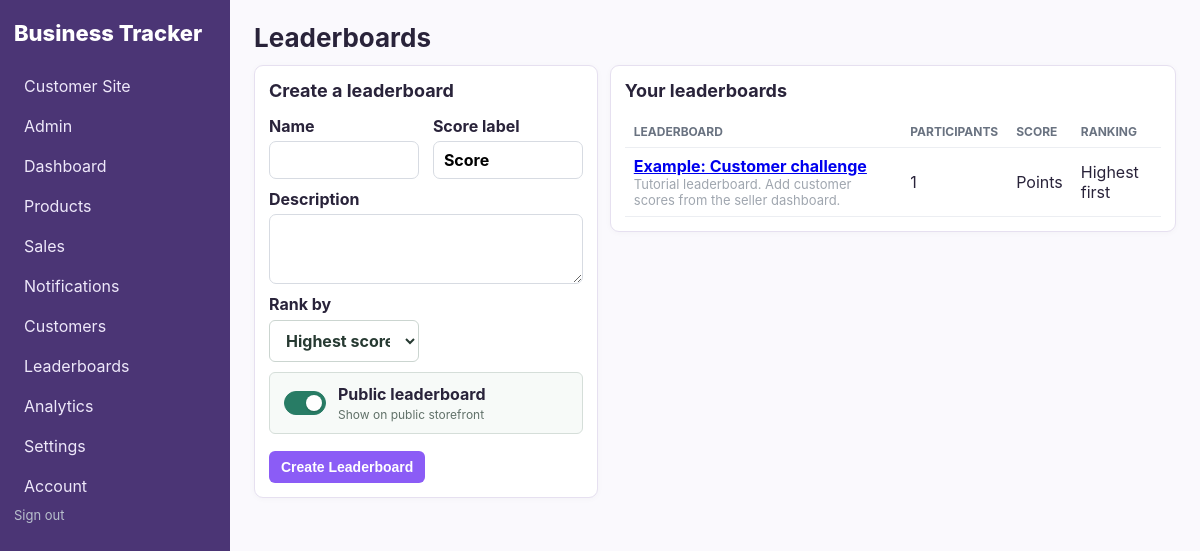
The app's page /leaderboards (signed in) with its own data.
### models.py (models this page shows)
class Leaderboard(db.Model):
    id = db.Column(db.Integer, primary_key=True)
    owner_id = db.Column(db.Integer, db.ForeignKey('creator_account.id'), nullable=False)
    name = db.Column(db.String(160), nullable=False)
    description = db.Column(db.Text)
    score_label = db.Column(db.String(80), nullable=False, default='Score')
    sort_order = db.Column(db.String(4), nullable=False, default='desc')
    is_public = db.Column(db.Boolean, nullable=False, default=True)
    created_at = db.Column(db.DateTime, default=datetime.utcnow)
    version_id = db.Column(db.Integer, nullable=False, default=1)
    __table_args__ = (
        db.Index('ix_leaderboard_owner_name', 'owner_id', 'name'),
        db.Index('ix_leaderboard_public', 'is_public', 'owner_id'),
    )
    __mapper_args__ = {'version_id_col': version_id}
    entries = db.relationship('LeaderboardEntry', back_populates='leaderboard', cascade='all, delete-orphan', lazy=True)

### app.py (the view)
@app.route('/leaderboards')
def leaderboards():
    boards_query = db.session.query(Leaderboard, func.count(LeaderboardEntry.id).label('entry_count')).outerjoin(
        LeaderboardEntry, Leaderboard.id == LeaderboardEntry.leaderboard_id
    ).filter(Leaderboard.owner_id == g.creator.id).group_by(Leaderboard.id).order_by(Leaderboard.name)
    pagination = boards_query.paginate(
        page=max(request.args.get('page', 1, type=int), 1), per_page=50, error_out=False
    )
    return render_template(
        'leaderboards/list.html', leaderboards=pagination.items, pagination=pagination,
        previous_url=url_for('leaderboards', page=pagination.prev_num) if pagination.has_prev else None,
        next_url=url_for('leaderboards', page=pagination.next_num) if pagination.has_next else None,
    )

### app.py (called while the page is built, shortened)
@event.listens_for(Session, 'do_orm_execute')
def scope_creator_queries(execute_state):
    if not execute_state.is_select or not execute_state.is_orm_statement or not has_request_context():
        return
    creator_id = getattr(g, 'creator_id', None)
    if getattr(g, 'is_admin', False):
        return
    if not creator_id or request.endpoint in PUBLIC_ENDPOINTS:
        return
    execute_state.statement = execute_state.statement.options(*(
        with_loader_criteria(model, lambda entity: entity.owner_id == creator_id, include_aliases=True)
        for model in TENANT_MODELS
    ))

@app.before_request
def require_creator():
    creator_id = session.get('creator_id')
    creator = db.session.get(CreatorAccount, creator_id) if creator_id else None
    if creator is None or not creator.is_approved:
        session.clear()
        return redirect(url_for('login', next=request.full_path))
    g.creator = creator
    g.creator_id = creator.id
    g.is_admin = creator.is_admin
    if request.endpoint and request.endpoint.startswith('admin_') and not creator.is_admin:
        abort(403)
    if not creator.is_admin and not creator.subscription_exempt and creator.stripe_subscription_status not in ACTIVE_SUBSCRIPTION_STATUSES:
        if request.endpoint not in BILLING_ACCESS_ENDPOINTS:
            return redirect(url_for('seller_billing'))

@app.context_processor
def helpers():
    creator = getattr(g, 'creator', None)
    unread_notifications = []
    if creator and creator.banner_notifications:
        unread_notifications = SellerNotification.query.filter_by(
            owner_id=creator.id, read_at=None
        ).order_by(SellerNotification.created_at.desc()).limit(3).all()
    return {
        'money': lambda x: f'${money(x):,.2f}',
        'current_creator': creator,
        'current_store_customer': getattr(g, 'store_customer', None),
        'unread_notifications': unread_notifications,
    }

### templates/leaderboards/list.html (shortened to what this page needs)
{% extends 'base.html' %}
{% block heading %}Leaderboards{% endblock %}
{% block content %}
<div class="leaderboard-page">
    <section class="panel leaderboard-create">
        <h2>Create a leaderboard</h2>
        <form method="post" action="{{url_for('leaderboard_new')}}" class="form">
            <div class="leaderboard-fields">
                <label>Name<input name="name" maxlength="160" required></label>
                <label>Score label<input name="score_label" maxlength="80" value="Score" required></label>
                <label class="leaderboard-wide">Description<textarea name="description" rows="2"></textarea></label>
                <label class="leaderboard-rank-field">Rank by
                    <select name="sort_order">
                        <option value="desc">Highest score first</option>
                    </select>
                </label>
                <label class="leaderboard-wide leaderboard-visibility">
                    <input type="checkbox" name="is_public" value="1" checked>
                    <span><strong>Public leaderboard</strong><small>Show on public storefront</small></span>
                </label>
            </div>
            <div class="actions"><button class="button">Create Leaderboard</button></div>
        </form>
    </section>
    <section class="panel leaderboard-list-panel">
        <h2>Your leaderboards</h2>
        <div class="table-scroll">
            <table>
                <thead><tr><th>Leaderboard</th><th>Participants</th><th>Score</th><th>Ranking</th><th>Visibility</th></tr></thead>
                <tbody>
                    {% for board, entry_count in leaderboards %}
                    <tr>
                        <td><a href="{{url_for('leaderboard_detail', id=board.id)}}"><strong>{{board.name}}</strong></a>{% if board.description %}<div class="muted">{{board.description}}</div>{% endif %}</td>
                        <td>{{entry_count}}</td>
                        <td>{{board.score_label}}</td>
                        <td>{{'Highest first' if board.sort_order == 'desc' else 'Lowest first'}}</td>
                    </tr>
                    {% else %}
                    <tr><td colspan="5">No leaderboards yet.</td></tr>
                    {% endfor %}
                </tbody>
            </table>
        </div>
    </section>
</div>
{% endblock %}

### static/css/app.css (style rules this page uses)
:root { font-family: Inter, system-ui, -apple-system, Segoe UI, sans-serif; color: #20242b; background: #f5f6f8; }
* { box-sizing: border-box; }
body { margin: 0; display: flex; min-height: 100vh; }
h2 { font-size: 18px; margin-top: 0; }
.cards > div, .panel { background: white; border: 1px solid #e2e5ea; border-radius: 9px; padding: 14px; box-shadow: 0 3px 14px #00000008; }
table { width: 100%; border-collapse: collapse; }
th, td { text-align: left; padding: 8px 9px; border-bottom: 1px solid #eceef2; }
th { font-size: 12px; text-transform: uppercase; color: #697280; }
.button { display: inline-block; border: 0; background: #2e5cff; color: #fff; padding: 8px 12px; border-radius: 6px; text-decoration: none; cursor: pointer; font-weight: 700; }
.muted { color: #7b8490; font-size: 13px; }
.form { display: grid; gap: 11px; }
.form label { display: grid; gap: 5px; font-weight: 700; }
.form input, .form select, .form textarea, .inline input { padding: 8px 10px; border: 1px solid #d7dbe2; border-radius: 7px; font: inherit; }
.form textarea { min-height: 70px; }
.actions { margin-top: 7px; }
.muted { opacity: 0.72; }
.cards > div, .panel { box-shadow: 0 1px 6px #00000008; }
.form { gap: 10px; }
.button { font-size: 14px; }
:root { --purple: #8b5cf6; --purple-dark: #6d3fd6; --purple-soft: #f1ebff; --border: #e6e0f0; }
body { background: #faf9fd; color: #29233a; }
.button { background: var(--purple); }
.cards > div, .panel { border-color: var(--border); }
.table-scroll { overflow-x: auto; -webkit-overflow-scrolling: touch; }
.table-scroll table { min-width: 620px; }
.leaderboard-page { display: grid; grid-template-columns: minmax(250px, 0.85fr) minmax(0, 1.4fr); align-items: start; gap: 12px; }
.leaderboard-create { margin-bottom: 0; }
.leaderboard-list-panel { min-width: 0; }
.leaderboard-fields { display: grid; grid-template-columns: repeat(2, minmax(0, 1fr)); gap: 10px 14px; }
.leaderboard-fields > label { min-width: 0; }
.leaderboard-fields > .leaderboard-rank-field { display: grid; align-content: start; gap: 6px; }
.leaderboard-rank-field select { min-height: 42px; padding: 8px 12px; border: 1px solid #cbd5d0; border-radius: 6px; background: #fff; color: #273a32; font: inherit; }
.leaderboard-fields input, .leaderboard-fields select, .leaderboard-fields textarea { width: 100%; max-width: 100%; min-width: 0; }
.leaderboard-wide { grid-column: 1 / -1; }
.leaderboard-fields > label.leaderboard-visibility { display: flex; align-items: center; gap: 12px; min-height: 62px; padding: 10px 14px; border: 1px solid #d5ded9; border-radius: 6px; background: #f7faf8; cursor: pointer; }
.leaderboard-fields > .leaderboard-visibility input[type="checkbox"] { position: relative; flex: 0 0 42px; width: 42px !important; min-width: 42px; height: 24px; margin: 0; padding: 0; appearance: none; border: 1px solid #82918a; border-radius: 999px; background: #dce3df; cursor: pointer; transition: background-color 140ms ease, border-color 140ms ease; }
.leaderboard-fields > .leaderboard-visibility input[type="checkbox"]::before { position: absolute; top: 3px; left: 3px; width: 16px; height: 16px; border-radius: 50%; background: #fff; box-shadow: 0 1px 2px rgb(20 40 30 / 25%); content: ""; transition: transform 140ms ease; }
.leaderboard-fields > .leaderboard-visibility input[type="checkbox"]:checked { border-color: #287c65; background: #287c65; }
.leaderboard-fields > .leaderboard-visibility input[type="checkbox"]:checked::before { transform: translateX(18px); }
.leaderboard-visibility span { display: grid; gap: 3px; }
.leaderboard-visibility small { color: #617169; font-size: 12px; font-weight: 400; }

### records on screen
Leaderboard: name "Example: Customer challenge", description "Tutorial leaderboard. Add customer scores from the seller dashboard.", version "1", score_label "Points", sort_order "Highest first"
